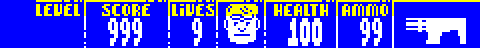
#> input picture data/bottom_panel.bmp, 240 x 24 px (shown 2 times larger)
$ python texture2buf.py ../data/bottom_panel.bmp
#> lines starting #> are read from the running program, lines starting #| are printed output that depends on the picture
### tools/codegen.py

import struct

# [23 lines left out: function buffer2asmCode, not called in this run]


def buffer2cCode(theName, theType, theBuffer):
    theCode = ""
    first = True
    for ii in range(len(theBuffer)):
        if first:
            theCode += f"{theType} {theName}[] = {{\n\t"
            first = False
        else:
            theCode += ", "
        theCode += f"{theBuffer[ii]}"
        if ((ii+1) %16 == 0) and (ii != 0):
            theCode += "\n\t"
    theCode += "};\n"
    return theCode

# [14 lines left out: function buffer2pyCode, not called in this run]


def main ():
    pass

# [3 lines that do not run on import are left out]

### tools/texture2buf.py
import os
from PIL import Image, ImageOps
import codegen
import argparse
import math


def RGBval2texel(val):
    if val<43: return 0
    if val > 223: return 3
    if val >=128: return 2
    return 1

## [ref texture_file2buffer]
def image2TextureBuf(filepathname, replace_colors=None, fill_option=None, fill_color=None, output_name=None):
    base = os.path.basename(filepathname)
    namerad = os.path.splitext(base)[0] if output_name is None else output_name

    im = Image.open(filepathname)

    # Convertir en RGBA pour gérer la transparence et les remplacements de couleur
    rgba_im = im.convert('RGBA')

    # Appliquer l'option de remplissage si nécessaire
    if fill_option and fill_color:
        rgba_im = make_square(rgba_im, fill_option, fill_color)

    # Redimensionner en 32x32 si l'image n'est pas déjà de cette taille
    if rgba_im.size != (32, 32):
        rgba_im = rgba_im.resize((32, 32), Image.LANCZOS)

    imw, imh = rgba_im.width, rgba_im.height
    bufimgtranslat = []

    # Couleur de remplacement par défaut pour la transparence
    default_replacement_color = (152, 0, 136)

    for ii in range(imw):
        for jj in range(imh):
            r, g, b, a = rgba_im.getpixel((ii, jj))

            # Vérifier si le pixel est transparent
            if a == 0:
                r, g, b = default_replacement_color
            else:
                # Vérifier si le pixel est proche d'une des couleurs à remplacer
                for target_color, tolerance in replace_colors:
                    if is_within_tolerance((r, g, b), target_color, tolerance):
                        r, g, b = default_replacement_color
                        break  # Arrête la vérification dès qu'une couleur correspond

            texel_value = (RGBval2texel(r)) * 16 + (RGBval2texel(g)) * 4 + (RGBval2texel(b))
            bufimgtranslat.append(texel_value)

    # Utiliser output_name pour remplacer namerad si spécifié
    cCode = codegen.buffer2cCode("texture_" + namerad, "unsigned char", bufimgtranslat)

    return cCode

def is_within_tolerance(color, target_color, tolerance):
    """Calcul la distance euclidienne entre `color` et `target_color` et compare à `tolerance`."""
    distance = math.sqrt(sum((c - t) ** 2 for c, t in zip(color, target_color)))
    return distance <= tolerance

def make_square(im, option, fill_color):
    """Ajuste l'image pour qu'elle devienne un carré selon l'option spécifiée."""
    imw, imh = im.width, im.height
    if imw == imh:
        return im  # Déjà carré

    fill_color = (fill_color[0], fill_color[1], fill_color[2], 255)

    if imw < imh:
        # Image plus haute que large
        delta = imh - imw
        if option == "rfill":
            return ImageOps.expand(im, (0, 0, delta, 0), fill_color)
        elif option == "lfill":
            return ImageOps.expand(im, (delta, 0, 0, 0), fill_color)
        elif option == "cfill":
            return ImageOps.expand(im, (delta // 2, 0, delta - delta // 2, 0), fill_color)
    elif imw > imh:
        # Image plus large que haute
        delta = imw - imh
        if option == "ufill":
            return ImageOps.expand(im, (0, delta, 0, 0), fill_color)
        elif option == "dfill":
            return ImageOps.expand(im, (0, 0, 0, delta), fill_color)
        elif option == "cfill":
            return ImageOps.expand(im, (0, delta // 2, 0, delta - delta // 2), fill_color)

    return im  # Retourne l'image inchangée si aucune condition n'est remplie

def main():
    parser = argparse.ArgumentParser()
    parser.add_argument("imagefile", help="file path and name of the texture (png or bmp)")
    parser.add_argument(
        "--replace_color", nargs=4, action='append', type=int,
        metavar=('R', 'G', 'B', 'TOL'),
        help="RGB color and tolerance for color replacement. Can be used multiple times for different colors."
    )
    parser.add_argument(
        "--name", type=str, help="Optional name for the output buffer array."
    )

    # Options de remplissage mutuellement exclusives
    fill_group = parser.add_mutually_exclusive_group()
    fill_group.add_argument("--cfill", nargs=3, type=int, metavar=('R', 'G', 'B'),
                            help="Fill color to pad image on both sides to make it square")
    fill_group.add_argument("--rfill", nargs=3, type=int, metavar=('R', 'G', 'B'),
                            help="Fill color to pad image on the right to make it square")
    fill_group.add_argument("--lfill", nargs=3, type=int, metavar=('R', 'G', 'B'),
                            help="Fill color to pad image on the left to make it square")
    fill_group.add_argument("--ufill", nargs=3, type=int, metavar=('R', 'G', 'B'),
                            help="Fill color to pad image on the top to make it square")
    fill_group.add_argument("--dfill", nargs=3, type=int, metavar=('R', 'G', 'B'),
                            help="Fill color to pad image on the bottom to make it square")

    args = parser.parse_args()

    # Transforme les couleurs et tolérances en liste de tuples
    replace_colors = [(tuple(color[:3]), color[3]) for color in args.replace_color] if args.replace_color else []

    # Déterminer l'option de remplissage et la couleur de remplissage
    fill_option, fill_color = None, None
    for option in ['cfill', 'rfill', 'lfill', 'ufill', 'dfill']:
        color = getattr(args, option)
        if color:
            fill_option = option
            fill_color = color
            break

    print("// CAUTION !! GENERATED FILE. DO NOT MODIFY BY HAND")
    print("// texture buffer generated from file : " + args.imagefile)
    print("// by script : " + os.path.basename(__file__))
    print("// [ref texture_file2buffer]")
    print(image2TextureBuf(args.imagefile, replace_colors=replace_colors, fill_option=fill_option, fill_color=fill_color, output_name=args.name))
#> in image2TextureBuf, im is the input picture: PIL image 240x24 RGB; mean R, G, B 72.1, 72.1, 223.1
#> in image2TextureBuf, `rgba_im = rgba_im.resize((32, 32), Image.LANCZOS)`:
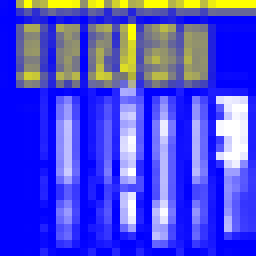
#> rgba_im: PIL image 32x32 RGBA (shown 8 times larger); mean R, G, B, A 73.2, 73.2, 222.7, 255
#> after the loop in image2TextureBuf, `for ii in range(imw):`: bufimgtranslat = 1024 values, max 63 at index 529, min 2 at index 130, mean 18.9
#> the loop in buffer2cCode, `for ii in range(len(theBuffer)):` made 1024 passes
#> first on pass 1: False
#> after the loop in buffer2cCode, `for ii in range(len(theBuffer)):`: first = False

if __name__ == "__main__":
    # execute only if run as a script
    main()
